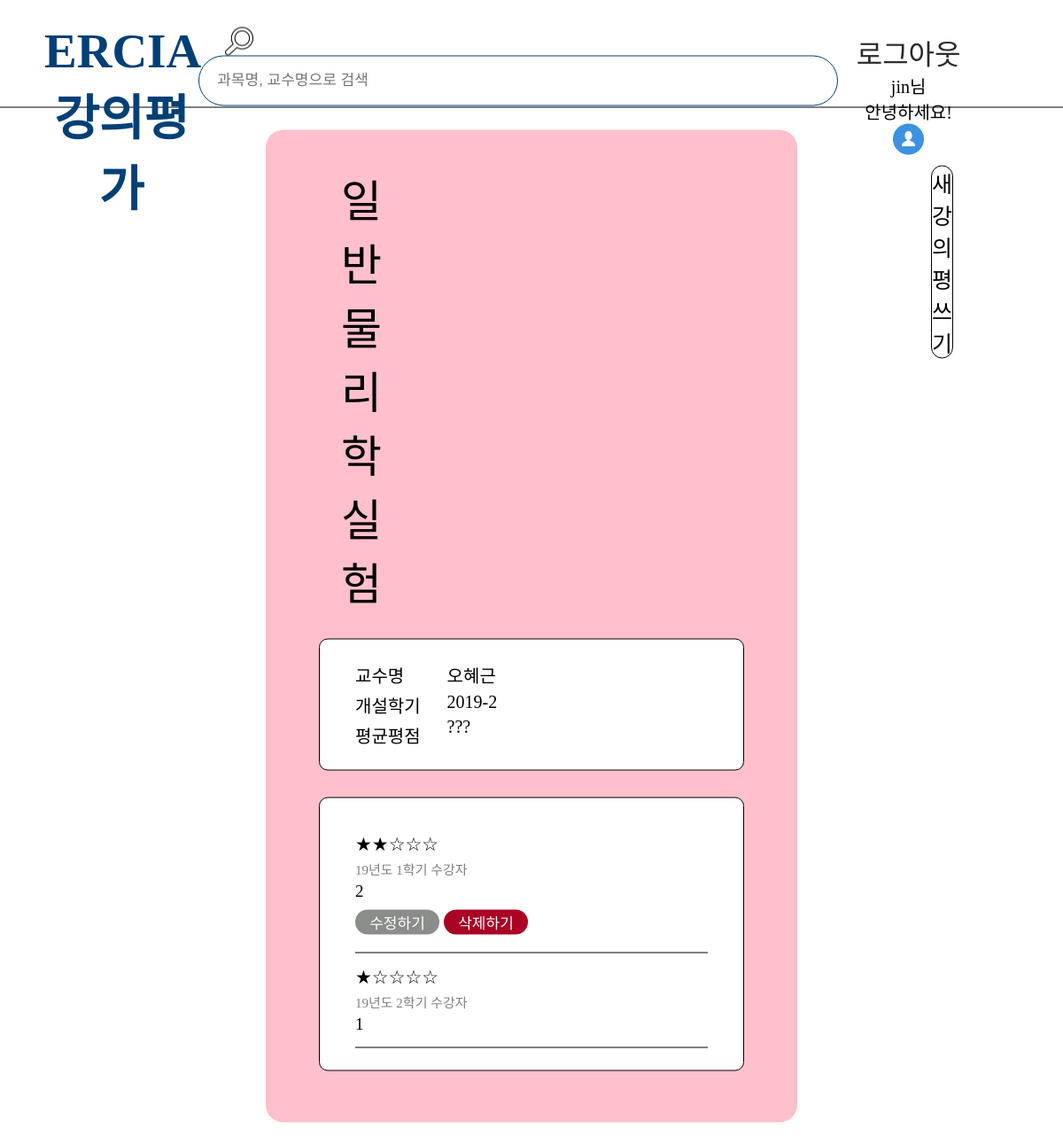
Screenshot of /PE/ (signed in) with the database file from the repository.
### app/models.py (models this page shows, shortened)
class PhysicsExperiment(models.Model):
    objects = models.Manager()
    author = models.ForeignKey(settings.AUTH_USER_MODEL, default =1, on_delete = models.CASCADE)
    lectureName = models.CharField(max_length=200, default="일반물리학실험")
    professorName = models.CharField(max_length=50, default="오혜근")
    SEME_FIELD_CHOICES=[
        ('19년도 2학기', '19년도 2학기'),
        ('19년도 1학기', '19년도 1학기'),
        ('18년도 2학기', '18년도 2학기'),
        ('18년도 2학기', '18년도 1학기'),
    ]
    seme = models.CharField(max_length=10, choices=SEME_FIELD_CHOICES)
    score = models.IntegerField(validators=[MinValueValidator(0),MaxValueValidator(5)], default=[0])
    text = models.TextField(max_length=300)
    time = models.DateTimeField(default=timezone.now)

### app/views.py (the view)
# urls.py: path('PE/', PERead.as_view(), name='PE'),
class PERead(ListView):
    model = PhysicsExperiment
    def get(self, request):
        template_name = 'PE.html'
        PE = PhysicsExperiment.objects.all().order_by('-time')
        return render(request, template_name, {'PE':PE})

### app/templates/PE.html (shortened to what this page needs)
{% extends "base_list.html" %}
{% load static %}
{% block css %}
<link rel="stylesheet" href="{% static 'css/list_1.css' %}">
{% endblock css %}
{% block content %}
{% if user.is_authenticated %}
<div class="section">
    <div class="top_box">
        <p class="LONG_page_name">일반물리학실험</p>
        <a href="{% url 'PE_CREATE' %}">
            <div class="create_box">새 강의평 쓰기</div>
        </a>
    </div>
    <div class="info_box">
        <ul>
            <li class="info_li">교수명</li>
            <li class="info_li">개설학기</li>
            <li class="info_li">평균평점</li>
        </ul>
        <ul>
            <li class="info_li">오혜근</li>
            <li class="info_li">2019-2</li>
            <li class="info_li">???</li>
        </ul>
    </div>
    <div class="big_list_box">
        {% for i in PE %}
        <div class="list_box">
            <div class="main-item">
                <p class="score">
                    {% if i.score == 1 %} ★☆☆☆☆
                    {% elif i.score == 2 %} ★★☆☆☆
                    {% elif i.score == 3 %} ★★★☆☆
                    {% elif i.score == 4 %} ★★★★☆
                    {% elif i.score == 5 %} ★★★★★
                    {% endif %}
                </p>
                <p class="seme">{{i.seme}} 수강자</p>
                <p class="text">{{i.text}}</p>
            </div>
            {% if i.author == user %}
            <div class="btn_box">
                <a href="{% url 'PE_UPDATE' i.id %}"><div class="btn update">수정하기</div></a>
                <a href="{% url 'PE_DELETE' i.id %}"><div class="btn delete">삭제하기</div></a>
            </div>
            {% endif %}
        </div>
        {% endfor %}
    </div>
    <br>
</div>
{% else %}
<h2>잘못된 접근입니다.</h2>
{% endif %}
{% endblock content %}

### app/templates/base_list.html (shortened to what this page needs)
{% load static %}
<!DOCTYPE html>
<html lang="en">
<head>
    <link rel="stylesheet" type="text/css" href="{% static 'css/base.css'%}">
    <link rel="stylesheet" href="{% static 'css/font.css' %}">
    {% block css %}{% endblock css %}
</head>
<body>
    <div class="container">
        <div class="outer">
            <div class="top_nav">
                <div id="box-left">
                    <a href="{% url 'main' %}">
                        <h1 class="name"> ERCIA 강의평가</h1>
                    </a>
                </div>
                {% if user.is_authenticated %}
                <div id='box-center'>
                    <form action = "{% url 'result' %}" method='GET'>
                        <input class="input_button" type="image" src="{% static 'image/find.png'%}" alt="Submit">
                        <input class="input_box" type="text" name="query" placeholder="과목명, 교수명으로 검색">
                    </form>
                </div>
                {% endif %}
                <div id='box-right'>
                    <ul>
                        {% if user.is_authenticated %}
                        <ul>
                            <li class="li"><a href="javascript:{document.getElementById('logout').submit()}"
                                     class="li_Logout">로그아웃</a>
                            </li>
                            <li class="li">
                                <p class="intro">{{user.username}}님<br>안녕하세요!</p>
                            </li>
                            <li class="li"><a href="{% url 'mypage' %}"><img class="profile_img"
                                        src="{%static 'image/profile.png' %}"></a></li>
                        </ul>
                            {% endif %}
                </div>
            </div>
            <div class="content">
                {% block content %}
                {% endblock %}
            </div>
        </div>
    </div>
</body>

### app/static/css/base.css (style rules this page uses)
* { margin: 0; padding: 0; }
a { color: #000; }
a:link { color: black; }
body { background: white; margin: 0; display: flex; justify-content: center; }
.outer { position:absolute; top:50%; left:50%; background: white; transform:translate(-50%, -50%); width: 100%; height: 100%; }
.content { display: flex; flex-direction: column; width: 100%; padding: 25px 0; }
.top_nav { height: 120px; display: flex; background-color: white; border-bottom: solid 1px black; position: relative; padding: 0 50px; }
#box-left { flex: 0.8; text-align: center; padding: 25px 0; font-size: 1.3rem; }
#box-center { flex: 1.4; text-align: left; padding: 30px 0; }
input { vertical-align: middle; margin-right: 15px; }
.input_box { padding: 20px; border: 1.8px solid #004077; border-radius : 30px; width:680px; height:15px; font-size: 17px; }
.input_button { width:32px; height:32px; cursor: pointer; padding-left: 30px; }
#box-right { margin: 0 auto; padding: 35px 0; padding-right: 40px; }
#box-right ul { float: right; text-align: center; margin: 0; padding: 0; }
.li { list-style-type: none; display: inline-block; text-align: center; outline : lpx dotted blue; margin-right: 20px; font-size: 30px; }
.profile_img { width: 35px; height: 35px; }
#box-right a { text-decoration:none; color: black; }
#box-right ul li a { color: #2b2929; }
a { text-decoration: none; }
.name { font-family: NanumSquareEB; font-size: 55px; text-align: center; color: #004077; }
.li_Logout { font-family: NanumSquareEB; font-size: 32px; text-align: center; }
.intro { font-family: NanumSquareB; font-size: 20px; text-align: center; }

### app/static/css/list_1.css (style rules this page uses)
body { height: 100%; width: 100%; }
.section { display: flex; flex-direction: column; margin: 0 300px; border-radius: 20px; background: pink; padding: 40px 60px; }
.top_box { display: flex; flex-direction: row; width: 100%; text-align: center; margin-bottom: 30px; }
.LONG_page_name { font-family: NanumSquareB; font-size: 50px; color: #000000; margin-right: 620px; padding-left: 25px; }
.create_box { background-color: white; width: 200px; height: 60px; border-radius: 100px; border: solid 1px black; font-family: NanumSquareR; font-size: 25px; color: #000000; text-align: center; display: table-cell; vertical-align: middle; }
.info_box { border: 1px solid black; background-color: rgb(255, 255, 255); border-radius: 10px; padding: 25px 40px 20px 40px; font-size: 20px; margin-bottom: 30px; }
.info_li { list-style: none; margin-right: 30px; padding-bottom: 5px; }
ul { float: left; }
.big_list_box { border: 1px solid black; background-color: rgb(255, 255, 255); border-radius: 10px; padding: 25px 40px 25px 40px; }
.list_box { font-size: 20px; padding: 15px 0; border-bottom: 1px solid black; }
.score { margin-bottom: 4px; font-family: NanumBarunpenB; font-size: 21px; color: rgb(0, 0, 0); }
.seme { margin-bottom: 4px; font-family: NanumBarunpenB; font-size: 15px; color: gray; }
.text { font-family: NanumBarunpenB; font-size: 19px; }
.btn_box { margin-top: 10px; }
.btn { background-color: rgb(153, 153, 153); width: 95px; height: 28px; border-radius: 100px; font-family: NanumSquareR; font-size: 17px; color: #000000; text-align: center; display: table-cell; vertical-align: middle; }
.update { background-color: #8b8d8b; color:white; text-align: center; display: table-cell; vertical-align: middle; }
.delete { background-color: #aa0324; color:white; text-align: center; display: table-cell; vertical-align: middle; }

### rows the page displays
PhysicsExperiment: seme "19년도 1학기", text "2", shows "수정하기"
PhysicsExperiment: seme "19년도 2학기", text "1"

### other values shown
{{ user.username }} "jin"
